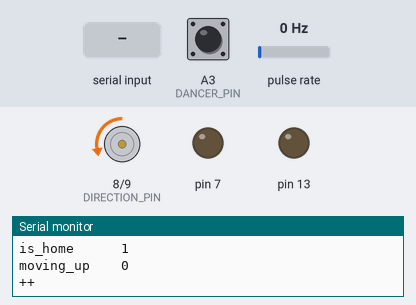
Bench run of a sketch on a simulated Arduino Leonardo, built with avr-gcc and run on an emulated ATmega32U4. Parts: direction and speed pins drawn as motors (green arrow = direction pin HIGH = forward, orange = LOW = backward, longer = more drive), output pins drawn as LEDs (lit = HIGH), the last lines printed to the serial monitor. Wiring (inferred from the names in the program): pulse sensor: data pin 3. The inputs (shaded band) are chosen by the test bench; at power-on: pulse rate 0 Hz, A3 (DANCER_PIN) HIGH. EEPROM starts erased.

Above: at 1.2 s.
1.3 s: byte 97 (CMD_AUTO_K) received over Serial
At 2.4 s:
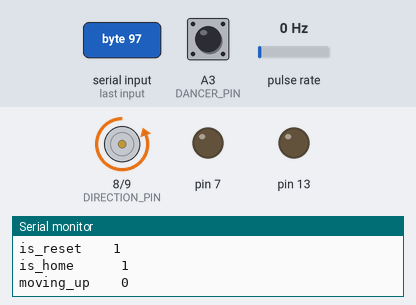
7.3 s: pulse rate (sensor on pin 3) set to 4 Hz
At 8.5 s:
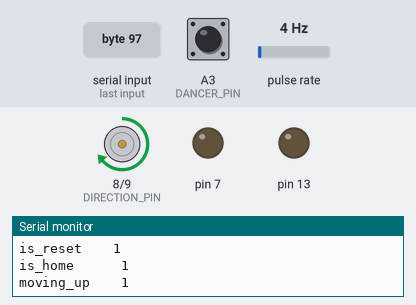
13.3 s: byte 76 (CMD_LOAD) received over Serial
At 14.6 s:
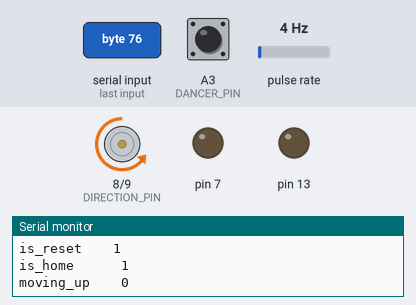
16.3 s: A3 (DANCER_PIN) pulled LOW for 3.2 s
At 18.48 s:
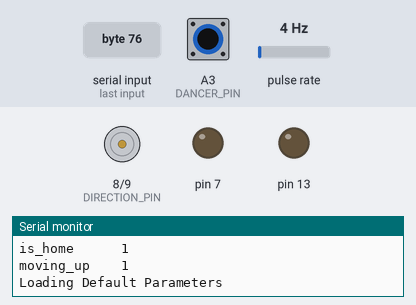
21.0 s: byte 77 (CMD_SPD_MOV) received over Serial
24.0 s: "90,45,200\n" received over Serial
Timing chart, 0 to 28.0 s (numbered marks = the images above; inputs shaded):
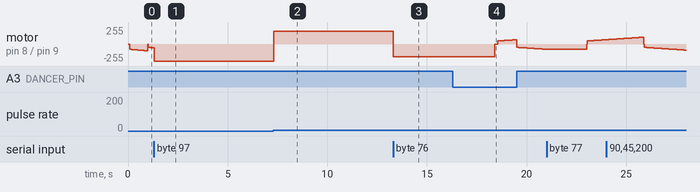

The sketch:

ActuatorControllerPingPongRemote.ino
```cpp
/*
Controller takes two digital inputs from the Serial port - a speed value [0 - 100] and a "go" value - 'g' = 103.
For debug purposes, the escape characters 101 and 102 are used to send non-drive commands.

This controller assumes that the optimal PWM setting = K * speed.  where K is a constant.
K is an EE-backed value that is adjusted continuously in response to Hall effect feedback from the actuator.

Need an interlock process and an echo process.


*/

#include "EEPROMAnything.h"
#include "commands.h"
#include "defines.h"
#include <avr/wdt.h>
#include <util/atomic.h>

#define VERSION 1.3
#define DIRECTION_PIN 8
#define PWM_PIN 9
#define ENCODER_PIN 3
#define DANCER_PIN A3
#define	PWM_PERIOD_HZ 10000	// Hz (1/seconds)
#define PWM_PERIOD_TICS (16000000 / PWM_PERIOD_HZ)	// timer tics per PWM Period
#define FB_PERIOD	100		// milliseconds
#define MAX_PWM		100		// dimensionless
#define MAX_SPEED	100		// encoder tics per second.
#define WDT_SETTING	WDTO_2S

#define TIMEOUT 100

//Serial_ Serial = Serial;

const char debug = 0;
unsigned long func_time = 0;
unsigned long reboots;
int reboots_addy;
uint8_t wdt_on;
volatile unsigned long last_edge_time = 0;


float k_forward, k_reverse, p_gain, i_gain, d_gain;
float* active_k;

uint8_t nominal_speed, nominal_pwm;		// these are unsigned because we don't count direction of the encoder.
uint8_t running, fb_enable, pos_enable;
volatile int current_position;
int  d_err, i_err, err;
unsigned long move_start_time, move_duration, last_fb_time, code_execute_time;


boolean moving_forward;
boolean is_position_move;
long global_position;   // current position
long start_from_position;    // where we started from
long move_to_position;  // target position for a new move

boolean is_dancing;
boolean is_home;
boolean is_reset;

unsigned long last_print_ms=0;

void setup()
{

  global_position=0;
  start_from_position=0;
  move_to_position=0;
  moving_forward=false;
  is_dancing=false;
  is_home=false;
  is_reset=false;

	int ee_addy;
	//wdt_enable(WDTO_4S);

	Serial.begin(115200);
	// Serial1.begin(9600);  // Turned off so it does not generate garbage

	Serial.print(F("Version "));
	Serial.println(VERSION);

	//Serial1.begin(9600);		// Serial1 are the

	pinMode(DIRECTION_PIN, OUTPUT);
	pinMode(PWM_PIN, OUTPUT);
	pinMode(7, OUTPUT);
	pinMode(13, OUTPUT);
  pinMode(A3, INPUT_PULLUP);

	digitalWrite(7, 0);	// use pin 7 as gnd for LED test.

	 // Timer1
	TCCR1A = _BV(WGM11);	// non-inverted, fast PWM with ICR1 as top
	TCCR1B = _BV(CS10) | _BV(WGM13) | _BV(WGM12);
	ICR1 = PWM_PERIOD_TICS;	// set the period of PWM


	attachInterrupt( digitalPinToInterrupt(ENCODER_PIN), EncoderRisingISR, RISING);

	LoadParams();
	EEPROM_writeAnything(reboots_addy, ++reboots);

	if (wdt_on)
	{
		wdt_reset();
		wdt_enable(WDT_SETTING);
	}

}

void SetPWM(uint8_t duty)
{
	if ((duty == 0) || (duty > 100))	// only set the PWM if duty is in range : [1 - 100].
	{
		TCCR1A &= ~_BV(COM1A1);	// turn off the PWM.
		digitalWrite(PWM_PIN, LOW);
	}
	else
	{
		OCR1A = (uint16_t)duty * (PWM_PERIOD_TICS / 100);
		TCCR1A |= _BV(COM1A1);	// turn on the PWM.  clock is I/O clock with no prescaler 1:1.
	}
}

void ActuatorStop()
{
	running = 0;
	// Turn off the motor voltage.
	SetPWM(0);

	// echo the command
  Serial.println("");
	Serial.println(CMD_STOP);
	//Serial1.println(CMD_STOP);
  PrintInfo();
}


void ActuatorGo()
{
	//Serial.println (CMD_GO);
	//Serial1.println(CMD_GO);
	running = (nominal_pwm != 0);
	err = i_err = 0;

	// turn on the motor.
	SetPWM( nominal_pwm );
	current_position = 0;
  start_from_position = global_position;
	move_start_time = millis();
}

// Moves the actuator at a commanded power (PWM duty) no positional feedback control
void PowerMove(long duration, int pwm)
{
	// first we echo the command
	Serial.print(F("\n\nCommand\t\t\t"));
	Serial.println(CMD_PWR_MOV);
  Serial.print(F("duration\t\t"));
	Serial.println(duration);
  Serial.print(F("pwm\t\t\t"));
	Serial.println(pwm);

	fb_enable = 0;
  is_position_move=false;
	move_duration = duration;
	moving_forward = pwm > 0;
  start_from_position = global_position;

	digitalWrite(DIRECTION_PIN, (moving_forward == true));	// set the direction based on the sign of nominal_speed.
	nominal_pwm = abs(pwm);

  PrintInfo();

}

// Moves the actuator at a commanded speed with positional feedback control
void SpeedMove(long duration, int speed)
{
	nominal_speed = min(abs(speed), 100);
  Serial.print(F("\n\ncommand\t\t\t"));
	Serial.println(CMD_SPD_MOV);
  Serial.print(F("duration\t\t"));
	Serial.println(duration);
  Serial.print(F("speed\t\t\t"));
	Serial.println(speed);

	fb_enable = 1;
  is_position_move=false;
	move_duration = duration;
  moving_forward = speed > 0;
  start_from_position = global_position;

	digitalWrite(DIRECTION_PIN, (moving_forward == true));	// set the direction based on the sign of nominal_speed.
	nominal_pwm = ((speed > 0) ? (nominal_speed * k_forward) : (nominal_speed * k_reverse));

  PrintInfo();
}

// move to a specifc encoder ticks position
void PositionMove(long _move_to_position, int speed)
{
  move_to_position = _move_to_position;
  nominal_speed = min(abs(speed), 100);
  Serial.print(F("\n\nCommand\t\t\t"));
  Serial.println(CMD_POS_MOV);
  Serial.print(F("move_to_position\t"));
  Serial.println(move_to_position);
  Serial.print(F("speed\t\t\t"));
  Serial.println(speed);

  fb_enable = 0;
  is_position_move=true;
  start_from_position = global_position;
  moving_forward = move_to_position > global_position;

  digitalWrite(DIRECTION_PIN, (moving_forward == true));
  nominal_pwm = (((move_to_position > global_position)) ? (nominal_speed * k_forward) : (nominal_speed * k_reverse));

  PrintInfo();
}

void AutoSetK()
{
	unsigned long timer_start;
	static uint8_t state = 0;	// 0 = started, 1 = waiting

	wdt_disable();		// disable the wdt so we can use the following blocking code.

	// Preliminary Retract so we know we have room to extend (not part of calculations)
	PowerMove(6000, -100);
	ActuatorGo();
	delay(6001);


	// Now we extednd at 75% duty and do calculations on how far we went.
	PowerMove(6000, 75);
	ActuatorGo();
	delay(6001);

	// At this point we'll have a valid value in the current_position variable.
	SetParameter(&k_forward, ((float)(6 * 75) / current_position), F("k_forward"));

	// Now we do the same thing but retracting instead of extending, and for a shorter time so we don't bottom out.
	PowerMove(5000, -75);
	ActuatorGo();
	delay(5001);

	// At this point we'll have a valid value in the current_position variable.
	SetParameter(&k_reverse, ((float)(5 * 75) / current_position), F("k_reverse"));

	// And save to EEPROM.
	SaveParams();

	wdt_reset();
	if (wdt_on) wdt_enable(WDTO_2S);
}

void Run() //
{
	static int last_position;
  long _last_edge_time;
  long cur_mills = millis();

	// To start this sequence, call StartSequence(). - this function sets running = 1.
	if (!running)	return;

  ATOMIC_BLOCK(ATOMIC_RESTORESTATE) {
    _last_edge_time = last_edge_time;
    global_position = moving_forward ? start_from_position + current_position : start_from_position - current_position;
  }
  global_position = global_position < 0 ? 0 : global_position;

  if (cur_mills - move_start_time > 100 && cur_mills - _last_edge_time > 100) {
    if (nominal_pwm < 40) {
      nominal_pwm = nominal_pwm + 1;
      ATOMIC_BLOCK(ATOMIC_RESTORESTATE) {
        last_edge_time = cur_mills;
      }
      SetPWM(nominal_pwm);
      Serial.print('+');
    } else {
      Serial.print("Reached maximum ");
      Serial.println(moving_forward ? "extension" : "retraction");
      ActuatorStop();
      if (!moving_forward) global_position = 0;
    }
  }

  // tracks if we have made it to our target position
  if (is_position_move) {

    if (move_to_position == 0) {
      return; // just wait for the last_edge_timer to exceed it limit to know we are entirely home
    }

    if (moving_forward) {
      if (global_position >= move_to_position) {
        ActuatorStop();
        return;
      }
    }

    if (!moving_forward) {
      if (global_position <= move_to_position) {
        ActuatorStop();
      }
    }

  } else { // we are moving based on seconds and speed alone
  	// Check to see if it's time to stop moving.
  	if ((millis() - move_start_time) >= move_duration)
  	{
  		ActuatorStop();
  		return;
  	}
  }

	// Check to see if it's time to adjust the PWM according to feedback.
	if (  (fb_enable)  && ((millis() - last_fb_time) >= FB_PERIOD)  )	{

		if (debug == 't') code_execute_time = micros();

		last_fb_time = millis();
		UpdateFeedback();		// this takes up to .5 milliseconds (heavy calculations)

		if (debug == 't') Serial.println(micros() - code_execute_time);
	}

}

void UpdateFeedback()
{
	int new_err, correction;
	// we're already running, direction and enable are already set up.

	// calculate error ( nominal position (t) - measured)


	// negative error means we're lagging - so we need to catch up.
	new_err = current_position - (((millis() - move_start_time) * nominal_speed)/1000);

	d_err = new_err - err;
	err = new_err;
	i_err += err;

	//Serial.println((i_gain * i_err));

	correction = (p_gain * err) + (i_gain * i_err) + ( d_gain * d_err);

	SetPWM(min((nominal_pwm - correction), 100));
}

void PrintVersion()
{
	Serial.print(F("\nFirmware Version "));
	Serial.println(VERSION);
}

void PrintParams()
{
	Serial.print(F("\np_gain\t\t\t"));
	Serial.println(p_gain);
	Serial.print(F("i_gain\t\t\t"));
	Serial.println(i_gain);
	Serial.print(F("d_gain\t\t\t"));
	Serial.println(d_gain);
	Serial.print(F("k_forward\t\t"));
	Serial.println(k_forward);
	Serial.print(F("k_reverse\t\t"));
	Serial.println(k_reverse);

	Serial.print(F("N reboots\t\t"));
	Serial.println(reboots);
}

void PrintInfo() {

  Serial.print(F("\nfb_enable\t\t"));
  Serial.println(fb_enable);
  Serial.print(F("is_position_move\t"));
  Serial.println(is_position_move);
  Serial.print(F("move_duration\t\t"));
  Serial.println(move_duration);
  Serial.print(F("nominal_pwm\t\t"));
  Serial.println(nominal_pwm);

  Serial.print(F("global_position\t\t"));
  Serial.println(global_position);
  Serial.print(F("start_from_position\t"));
  Serial.println(start_from_position);
  Serial.print(F("move_to_position\t"));
  Serial.println(move_to_position);
  Serial.print(F("current_position\t"));
  Serial.println(current_position);
  Serial.print(F("is_dancing\t\t"));
  Serial.println(is_dancing);
  Serial.print(F("is_reset\t\t"));
  Serial.println(is_reset);
  Serial.print(F("is_home\t\t\t"));
  Serial.println(is_home);
  Serial.print(F("moving_up\t\t"));
  Serial.println(moving_forward);
}

void PrintBrief()
{
  unsigned long cur_ms;

  if (Serial.availableForWrite() < 10) return;

  cur_ms = millis();
  if (last_print_ms > cur_ms) last_print_ms = 0;
  if (cur_ms - last_print_ms < PRINT_EVERY_MS) {
    return;
  }
  last_print_ms = cur_ms;

  Serial.print(F("\n\nnominal_pwm\t\t"));
  Serial.println(nominal_pwm);
  Serial.print(F("global_position\t\t"));
  Serial.println(global_position);
  Serial.print(F("current_position\t"));
  Serial.println(current_position);
  Serial.print(F("is_dancing\t\t"));
  Serial.println(is_dancing);
  Serial.print(F("is_home\t\t\t"));
  Serial.println(is_home);
  Serial.print(F("moving_up\t\t"));
  Serial.println(moving_forward);
}

void SaveParams()
{
	int ee_addy = 0;
	ee_addy += EEPROM_writeAnything(ee_addy, wdt_on);
	ee_addy += EEPROM_writeAnything(ee_addy, p_gain);
	ee_addy += EEPROM_writeAnything(ee_addy, i_gain);
	ee_addy += EEPROM_writeAnything(ee_addy, d_gain);
	ee_addy += EEPROM_writeAnything(ee_addy, k_forward);
	ee_addy += EEPROM_writeAnything(ee_addy, k_reverse);

	Serial.println(F("\nParameters saved."));
}
int LoadParams()
{
	int ee_addy = 0;
	ee_addy += EEPROM_readAnything(ee_addy, wdt_on);
	ee_addy += EEPROM_readAnything(ee_addy, p_gain);
	ee_addy += EEPROM_readAnything(ee_addy, i_gain);
	ee_addy += EEPROM_readAnything(ee_addy, d_gain);
	ee_addy += EEPROM_readAnything(ee_addy, k_forward);
	ee_addy += EEPROM_readAnything(ee_addy, k_reverse);
	reboots_addy = ee_addy;
	ee_addy += EEPROM_readAnything(ee_addy, reboots);

	if (isnan(p_gain) || isnan(i_gain) || isnan(d_gain) || isnan(k_forward) || isnan(k_reverse) ||
		(p_gain < 0.0) || (p_gain > 5.0) ||
		(i_gain < 0.0) || (i_gain > 0.5) ||
		(d_gain < 0.0) || (d_gain > 5.0) ||
		(k_forward < 0.0) || (k_forward > 2.0) ||
		(k_reverse < 0.0) || (k_reverse > 2.0))
	{
		p_gain = 2.0;
		i_gain = 0.2;
		d_gain = 2.0;
		k_forward = 0.72;
		k_reverse = 0.80;

		Serial.println(F("\nLoading Default Parameters"));
		SaveParams();
	}
	else	Serial.println(F("\nParameters Loaded."));

	return ee_addy;
}
void SetParameter(float* var, float new_value, const __FlashStringHelper* name)
{

	Serial.print(name);
	Serial.print(F(" set to "));
	Serial.println(new_value);
	*var = new_value;

}

void loop()
{
	ParseUSBSerial();
  Dance();

	if (running) Run();

  PrintBrief();

	if (wdt_on) wdt_reset();	// resetting the WDT prevents the USB bootloader from working, so we put it behind
								// a conditional that we control with the serial port.

}

// control the acuator based on the dancing pin (active low)
// when first started send acuator to position 0
// after that bounce between POSITION_START and POSITION_STOP when is_dancing=true
// if not dancing, the goto POSIION_HOME
void Dance() {

  int _is_dancing1;
  int _is_dancing2;
  int _is_dancing3;

  // never been home
  if (!is_home) {
    Serial.println(F("Sending acuator to POSITION_HOME"));
    PositionMove(POSITION_HOME, 40);
    ActuatorGo();
    is_home=true;
  }

  // is the trip home started but not complete?
  if (is_home && !is_reset) {
    if (running > 0) {
      return;
    }
    Serial.println(F("Scuplture HOME reset"));
    is_reset = true;
  }

  _is_dancing1 = digitalRead(DANCER_PIN) == 1;
  delay(2);
  _is_dancing2 = digitalRead(DANCER_PIN) == 1;
  delay(2);
  _is_dancing3 = digitalRead(DANCER_PIN) == 1;

  // make sure we are getting consistent and steady reads
  if (_is_dancing1 != _is_dancing2 && _is_dancing2 != _is_dancing3 ) return;

  if (_is_dancing1 != is_dancing) {
    if (_is_dancing1) {
      Serial.println(F("\n\n=====================\nNew Dance Starting\n"));
      PositionMove(POSITION_BOTTOM, PWM_SPEED);
      ActuatorGo();
    } else {
      Serial.println(F("\n\n~~~~~~~~~~~~~~~~~~~~\nDance Ending\n"));
      PositionMove(POSITION_CENTER, PWM_SPEED);
      ActuatorGo();
    }
    is_dancing = _is_dancing1;
    delay(20);
  }

  if (!is_dancing && !running && global_position != POSITION_CENTER) {
    Serial.println(F("\nNot dancing going to center"));
    PositionMove(POSITION_CENTER, PWM_SPEED);
    ActuatorGo();
  }

  if (is_dancing) {
    if (!running) {
      if (global_position == POSITION_BOTTOM) {
        Serial.println(F("\nSending Actuator to Top"));
        PositionMove(POSITION_TOP, PWM_SPEED);
      } else {
        Serial.println(F("\nSending Actuator to Bottom"));
        PositionMove(POSITION_BOTTOM, PWM_SPEED);
      }
      ActuatorGo();
    }
  }
}

void ParseUSBSerial() {
	char c;
	int var1, var2;

	if (!Serial.available()) return;

	c = Serial.read();
	switch (c) {

	case CMD_AUTO_K:
		AutoSetK();
		break;

	case CMD_GO:
		ActuatorGo();
		Serial1.print(CMD_GO);
		break;

	case CMD_STOP:
		ActuatorStop();
		Serial1.print(CMD_STOP);	// echo the stop command
		break;

	case CMD_SET_P:
		SetParameter(&p_gain, Serial.parseFloat(), F("p_gain"));
		break;

	case CMD_SET_I:
		SetParameter(&i_gain, Serial.parseFloat(), F("i_gain"));
		break;

	case CMD_SET_D:
		SetParameter(&d_gain, Serial.parseFloat(), F("d_gain"));
		break;

	case CMD_SET_K_FORWARD:
		SetParameter(&k_forward, Serial.parseFloat(), F("k_forward"));
		break;

	case CMD_SET_K_REVERSE:
		SetParameter(&k_reverse, Serial.parseFloat(), F("k_reverse"));
		break;

	case CMD_SAVE:
		SaveParams();
		break;

  case CMD_PRINT:
    PrintParams();
    break;

  case CMD_INFO:
    PrintInfo();
    break;

	case CMD_LOAD:
		LoadParams();
		break;

	case CMD_PWR_MOV:	// m for move ( little m sets pwm directly )
		var1 = Serial.parseInt();
		var2 = Serial.parseInt();
		PowerMove( var1 , var2 );
		break;

	case CMD_SPD_MOV:	// M for move ( big M sets the speed for feedback control )
		var1 = Serial.parseInt();
		var2 = Serial.parseInt();
		SpeedMove(var1, var2);
		break;

  case CMD_POS_MOV: // t for move to
    var1 = Serial.parseInt();
    var2 = Serial.parseInt();
    PositionMove(var1, var2);
    break;

	case CMD_VERSION:
		PrintVersion();
		break;

	case CMD_WDT_ON:
		WDTOn();
		break;

	case CMD_WDT_OFF:
		WDTOff();
		break;

	case '\n':	// ignore newline characters
		break;

	default:
		Serial.println(F("invalid command"));
		break;

	}

}

void WDTOn()
{
	Serial1.print(CMD_WDT_ON);
	wdt_on = 1;
	wdt_reset();
	wdt_enable(WDT_SETTING);
	EEPROM_writeAnything(0, wdt_on);
	Serial.println(F("\n Watchdog enabled"));
}

void WDTOff()
{
	Serial1.print(CMD_WDT_OFF);
	wdt_on = 0;
	wdt_disable();
	EEPROM_writeAnything(0, wdt_on);
	Serial.println(F("\n Watchdog disabled"));

}

void EncoderRisingISR()
{
	// static unsigned long last_edge_time = 0;

  long this_edge_time=millis();
	if ((this_edge_time - last_edge_time) > 3)	// only count it if it has been at least 3ms since the last edge.
	{
		last_edge_time = millis();
		current_position++;
	}

}
```

EEPROMAnything.h
```cpp
#ifndef EEPROM_ANYTHING_H
#define EEPROM_ANYTHING_H

#include <EEPROM.h>
#include <Arduino.h>  // for type definitions

template <class T> int EEPROM_writeAnything(int ee, const T& value)
{
	const byte* p = (const byte*)(const void*)&value;
	unsigned int i;
	for (i = 0; i < sizeof(value); i++)
		EEPROM.write(ee++, *p++);
	return i;
}

template <class T> int EEPROM_readAnything(int ee, T& value)
{
	byte* p = (byte*)(void*)&value;
	unsigned int i;
	for (i = 0; i < sizeof(value); i++)
		*p++ = EEPROM.read(ee++);
	return i;
}

#endif
```

commands.h
```cpp
#pragma once

#define CMD_STOP	's'
#define CMD_AUTO_K	'a'
#define CMD_GO		'g'
#define CMD_SET_P	'p'
#define CMD_SET_I	'i'
#define CMD_SET_D	'd'
#define CMD_SET_K_FORWARD 'f'
#define CMD_SET_K_REVERSE 'r'
#define CMD_SAVE	'S'
#define CMD_PRINT  'P'
#define CMD_INFO  'I'
#define CMD_LOAD	'L'
#define CMD_PWR_MOV	'm'
#define CMD_SPD_MOV	'M'
#define CMD_POS_MOV 't'
#define CMD_VERSION	'v'
#define CMD_WDT_OFF 'w'
#define CMD_WDT_ON	'W'
#define	CMD_RESET 'R'
```

Source omitted: defines.h (261 bytes)
